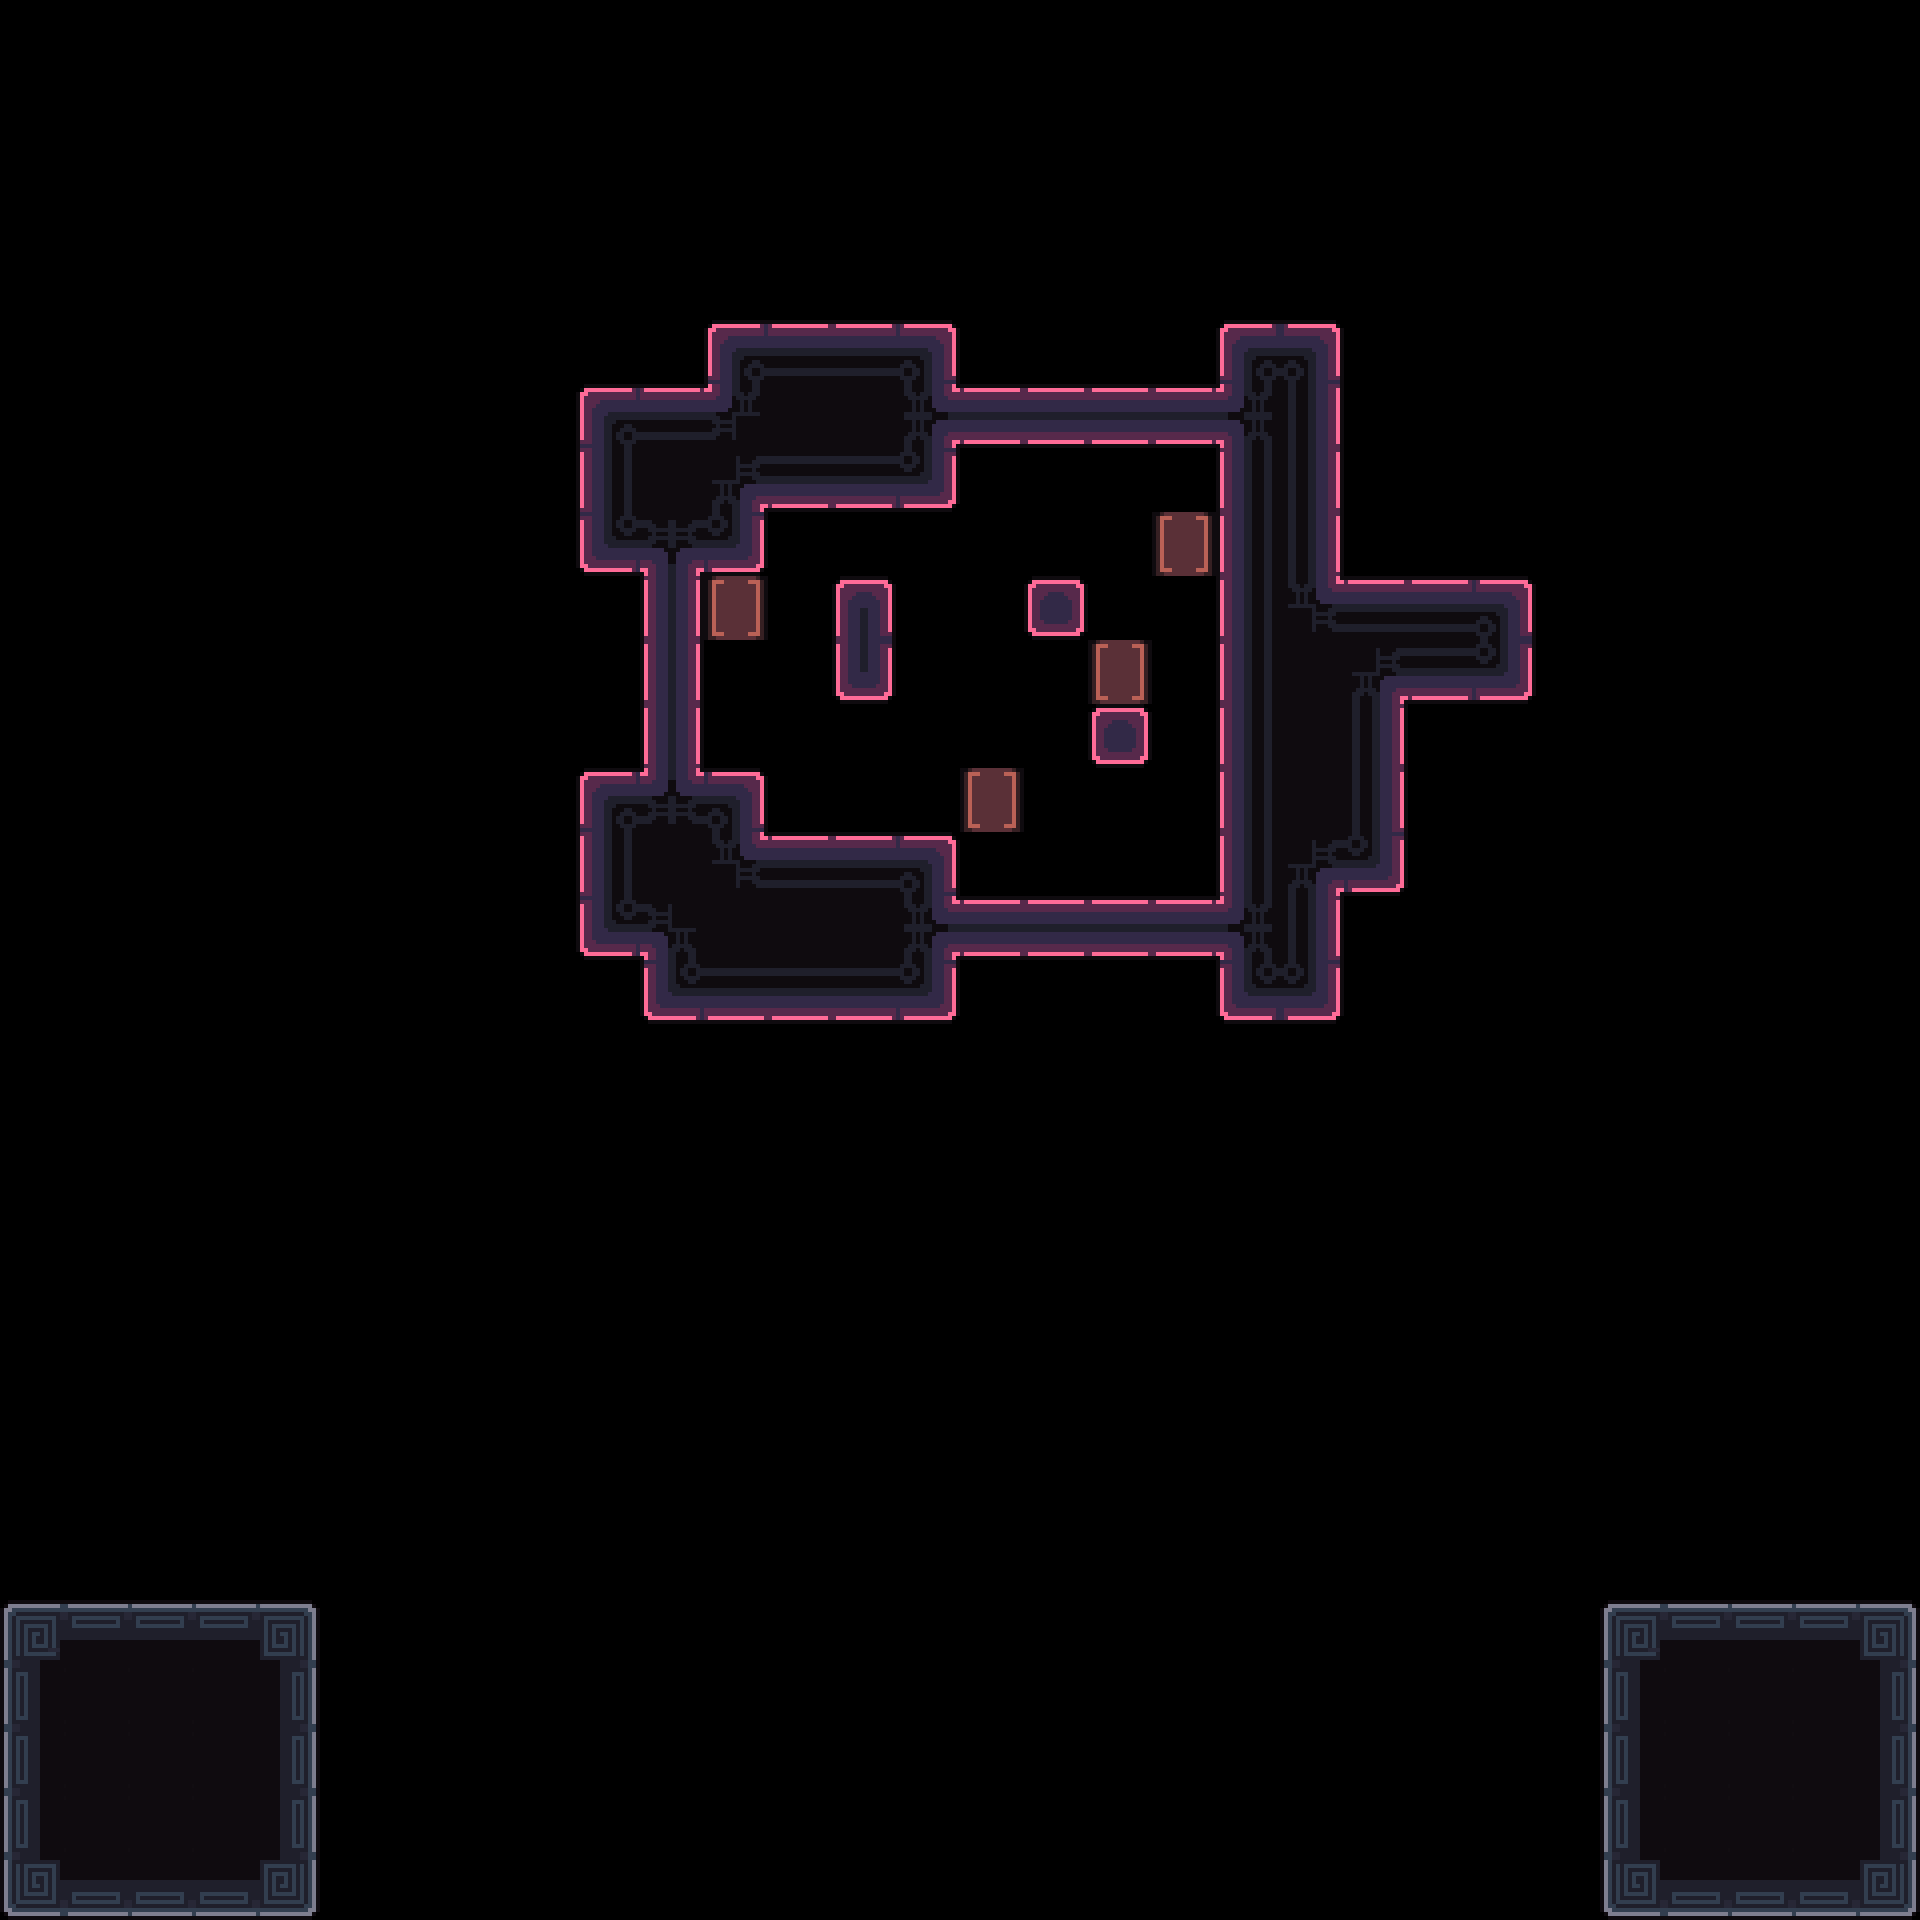

A level layout from a 2D game, rendered from its tile map. Below: a short description, then the map file with its tile-grid data intact:
An orthogonal 30x30 tile map with 64x64 px tiles, 3 tile layers (Decoration, Main, Exit) and 11 objects (4x Battery, 2x 1, Camera1, Camera2, Unactive, ...).

<map version="1.10" tiledversion="1.11.2" orientation="orthogonal" renderorder="right-down" width="30" height="30" tilewidth="64" tileheight="64" infinite="0" nextlayerid="7" nextobjectid="86">
 <tileset firstgid="1" source="../tilesets/tileset_d.tsx" />
 <objectgroup id="4" name="Triggers">
  <object id="23" name="Camera1" x="960" y="672">
   <point />
  </object>
  <object id="24" name="Camera2" x="704" y="480">
   <point />
  </object>
  <object id="29" name="Unactive" x="0" y="1600" width="320" height="320" />
  <object id="76" name="Win" x="0" y="64" width="1920" height="1216" />
  <object id="85" name="Data" type="1" x="0" y="0" width="63.6932" height="63.6932">
   <properties>
    <property name="bg" value="pink" />
    <property name="level_number" type="int" value="7" />
    <property name="level_unlock" value="6, 8" />
   </properties>
  </object>
 </objectgroup>
 <layer id="3" name="Decoration" width="30" height="30">
  <data encoding="csv">
0,0,0,0,0,0,0,0,0,0,0,0,0,0,0,0,0,0,0,0,0,0,0,0,0,0,0,0,0,0,
0,0,0,0,0,0,0,0,0,0,0,0,0,0,0,0,0,0,0,0,0,0,0,0,0,0,0,0,0,0,
0,0,0,0,0,0,0,0,0,0,0,0,0,0,0,0,0,0,0,0,0,0,0,0,0,0,0,0,0,0,
0,0,0,0,0,0,0,0,0,0,0,0,0,0,0,0,0,0,0,0,0,0,0,0,0,0,0,0,0,0,
0,0,0,0,0,0,0,0,0,0,0,0,0,0,0,0,0,0,0,0,0,0,0,0,0,0,0,0,0,0,
0,0,0,0,0,0,0,0,0,0,0,0,0,0,0,0,0,0,0,0,0,0,0,0,0,0,0,0,0,0,
0,0,0,0,0,0,0,0,0,0,0,0,0,0,0,0,0,0,0,0,0,0,0,0,0,0,0,0,0,0,
0,0,0,0,0,0,0,0,0,0,0,0,0,0,0,0,0,0,0,0,0,0,0,0,0,0,0,0,0,0,
0,0,0,0,0,0,0,0,0,0,0,0,0,0,0,0,0,0,77,0,0,0,0,0,0,0,0,0,0,0,
0,0,0,0,0,0,0,0,0,0,0,77,0,0,0,0,0,0,0,0,0,0,0,0,0,0,0,0,0,0,
0,0,0,0,0,0,0,0,0,0,0,0,0,0,0,0,0,77,0,0,0,0,0,0,0,0,0,0,0,0,
0,0,0,0,0,0,0,0,0,0,0,0,0,0,0,0,0,0,0,0,0,0,0,0,0,0,0,0,0,0,
0,0,0,0,0,0,0,0,0,0,0,0,0,0,0,77,0,0,0,0,0,0,0,0,0,0,0,0,0,0,
0,0,0,0,0,0,0,0,0,0,0,0,0,0,0,0,0,0,0,0,0,0,0,0,0,0,0,0,0,0,
0,0,0,0,0,0,0,0,0,0,0,0,0,0,0,0,0,0,0,0,0,0,0,0,0,0,0,0,0,0,
0,0,0,0,0,0,0,0,0,0,0,0,0,0,0,0,0,0,0,0,0,0,0,0,0,0,0,0,0,0,
0,0,0,0,0,0,0,0,0,0,0,0,0,0,0,0,0,0,0,0,0,0,0,0,0,0,0,0,0,0,
0,0,0,0,0,0,0,0,0,0,0,0,0,0,0,0,0,0,0,0,0,0,0,0,0,0,0,0,0,0,
0,0,0,0,0,0,0,0,0,0,0,0,0,0,0,0,0,0,0,0,0,0,0,0,0,0,0,0,0,0,
0,0,0,0,0,0,0,0,0,0,0,0,0,0,0,0,0,0,0,0,0,0,0,0,0,0,0,0,0,0,
0,0,0,0,0,0,0,0,0,0,0,0,0,0,0,0,0,0,0,0,0,0,0,0,0,0,0,0,0,0,
0,0,0,0,0,0,0,0,0,0,0,0,0,0,0,0,0,0,0,0,0,0,0,0,0,0,0,0,0,0,
0,0,0,0,0,0,0,0,0,0,0,0,0,0,0,0,0,0,0,0,0,0,0,0,0,0,0,0,0,0,
0,0,0,0,0,0,0,0,0,0,0,0,0,0,0,0,0,0,0,0,0,0,0,0,0,0,0,0,0,0,
0,0,0,0,0,0,0,0,0,0,0,0,0,0,0,0,0,0,0,0,0,0,0,0,0,0,0,0,0,0,
0,0,0,0,0,0,0,0,0,0,0,0,0,0,0,0,0,0,0,0,0,0,0,0,0,0,0,0,0,0,
0,0,0,0,0,0,0,0,0,0,0,0,0,0,0,0,0,0,0,0,0,0,0,0,0,0,0,0,0,0,
0,0,0,0,0,0,0,0,0,0,0,0,0,0,0,0,0,0,0,0,0,0,0,0,0,0,0,0,0,0,
0,0,0,0,0,0,0,0,0,0,0,0,0,0,0,0,0,0,0,0,0,0,0,0,0,0,0,0,0,0,
0,0,0,0,0,0,0,0,0,0,0,0,0,0,0,0,0,0,0,0,0,0,0,0,0,0,0,0,0,0
</data>
 </layer>
 <layer id="1" name="Main" width="30" height="30">
  <data encoding="csv">
0,0,0,0,0,0,0,0,0,0,0,0,0,0,0,0,0,0,0,0,0,0,0,0,0,0,0,0,0,0,
0,0,0,0,0,0,0,0,0,0,0,0,0,0,0,0,0,0,0,0,0,0,0,0,0,0,0,0,0,0,
0,0,0,0,0,0,0,0,0,0,0,0,0,0,0,0,0,0,0,0,0,0,0,0,0,0,0,0,0,0,
0,0,0,0,0,0,0,0,0,0,0,0,0,0,0,0,0,0,0,0,0,0,0,0,0,0,0,0,0,0,
0,0,0,0,0,0,0,0,0,0,0,0,0,0,0,0,0,0,0,0,0,0,0,0,0,0,0,0,0,0,
0,0,0,0,0,0,0,0,0,0,0,4,6,6,9,0,0,0,0,4,9,0,0,0,0,0,0,0,0,0,
0,0,0,0,0,0,0,0,0,4,6,7,26,26,1610612773,0,20,20,0,3758096421,27,0,0,0,0,0,0,0,0,0,
0,0,0,0,0,0,0,0,0,22,26,44,42,42,45,0,0,0,0,22,27,0,0,0,0,0,0,0,0,0,
0,0,0,0,0,0,0,0,0,40,37,45,0,0,0,0,0,0,0,0,0,0,0,0,0,0,0,0,0,0,
0,0,0,0,0,0,0,0,0,0,19,0,0,21,0,0,3,0,0,22,8,6,6,9,0,0,0,0,0,0,
0,0,0,0,0,0,0,0,0,0,19,0,0,39,0,0,0,0,0,22,26,44,42,45,0,0,0,0,0,0,
0,0,0,0,0,0,0,0,0,0,19,0,0,0,0,0,0,3,0,22,26,27,0,0,0,0,0,0,0,0,
0,0,0,0,0,0,0,0,0,4,1073741861,9,0,0,0,0,0,0,0,22,26,27,0,0,0,0,0,0,0,0,
0,0,0,0,0,0,0,0,0,22,26,8,6,6,9,0,0,0,0,22,44,45,0,0,0,0,0,0,0,0,
0,0,0,0,0,0,0,0,0,40,43,26,26,26,1610612773,0,20,20,0,3758096421,27,0,0,0,0,0,0,0,0,0,
0,0,0,0,0,0,0,0,0,0,40,42,42,42,45,0,0,0,0,40,45,0,0,0,0,0,0,0,0,0,
0,0,0,0,0,0,0,0,0,0,0,0,0,0,0,0,0,0,0,0,0,0,0,0,0,0,0,0,0,0,
0,0,0,0,0,0,0,0,0,0,0,0,0,0,0,0,0,0,0,0,0,0,0,0,0,0,0,0,0,0,
0,0,0,0,0,0,0,0,0,0,0,0,0,0,0,0,0,0,0,0,0,0,0,0,0,0,0,0,0,0,
0,0,0,0,0,0,0,0,0,0,0,0,0,0,0,0,0,0,0,0,0,0,0,0,0,0,0,0,0,0,
0,0,0,0,0,0,0,0,0,0,0,0,0,0,0,0,0,0,0,0,0,0,0,0,0,0,0,0,0,0,
0,0,0,0,0,0,0,0,0,0,0,0,0,0,0,0,0,0,0,0,0,0,0,0,0,0,0,0,0,0,
0,0,0,0,0,0,0,0,0,0,0,0,0,0,0,0,0,0,0,0,0,0,0,0,0,0,0,0,0,0,
0,0,0,0,0,0,0,0,0,0,0,0,0,0,0,0,0,0,0,0,0,0,0,0,0,0,0,0,0,0,
0,0,0,0,0,0,0,0,0,0,0,0,0,0,0,0,0,0,0,0,0,0,0,0,0,0,0,0,0,0,
10,12,12,12,15,0,0,0,0,0,0,0,0,0,0,0,0,0,0,0,0,0,0,0,0,10,12,12,12,15,
28,32,32,32,33,0,0,0,0,0,0,0,0,0,0,0,0,0,0,0,0,0,0,0,0,28,32,32,32,33,
28,32,32,32,33,0,0,0,0,0,0,0,0,0,0,0,0,0,0,0,0,0,0,0,0,28,32,32,32,33,
28,32,32,32,33,0,0,0,0,0,0,0,0,0,0,0,0,0,0,0,0,0,0,0,0,28,32,32,32,33,
46,48,48,48,51,0,0,0,0,0,0,0,0,0,0,0,0,0,0,0,0,0,0,0,0,46,48,48,48,51
</data>
 </layer>
 <layer id="6" name="Exit" width="30" height="30">
  <data encoding="csv">
0,0,0,0,0,0,0,0,0,0,0,0,0,0,0,0,0,0,0,0,0,0,0,0,0,0,0,0,0,0,
0,0,0,0,0,0,0,0,0,0,0,0,0,0,0,0,0,0,0,0,0,0,0,0,0,0,0,0,0,0,
0,0,0,0,0,0,0,0,0,0,0,0,0,0,0,0,0,0,0,0,0,0,0,0,0,0,0,0,0,0,
0,0,0,0,0,0,0,0,0,0,0,0,0,0,0,0,0,0,0,0,0,0,0,0,0,0,0,0,0,0,
0,0,0,0,0,0,0,0,0,0,0,0,0,0,0,0,0,0,0,0,0,0,0,0,0,0,0,0,0,0,
0,0,0,0,0,0,0,0,0,0,0,0,0,0,0,0,0,0,0,0,0,0,0,0,0,0,0,0,0,0,
0,0,0,0,0,0,0,0,0,0,0,0,0,0,0,20,0,0,20,0,0,0,0,0,0,0,0,0,0,0,
0,0,0,0,0,0,0,0,0,0,0,0,0,0,0,0,0,0,0,0,0,0,0,0,0,0,0,0,0,0,
0,0,0,0,0,0,0,0,0,0,0,0,0,0,0,0,0,0,0,22,27,0,0,0,0,0,0,0,0,0,
0,0,0,0,0,0,0,0,0,0,0,0,0,0,0,0,0,0,0,0,0,0,0,0,0,0,0,0,0,0,
0,0,0,0,0,0,0,0,0,0,0,0,0,0,0,0,0,0,0,0,0,0,0,0,0,0,0,0,0,0,
0,0,0,0,0,0,0,0,0,0,0,0,0,0,0,0,0,0,0,0,0,0,0,0,0,0,0,0,0,0,
0,0,0,0,0,0,0,0,0,0,0,0,0,0,0,0,0,0,0,0,0,0,0,0,0,0,0,0,0,0,
0,0,0,0,0,0,0,0,0,0,0,0,0,0,0,0,0,0,0,0,0,0,0,0,0,0,0,0,0,0,
0,0,0,0,0,0,0,0,0,0,0,0,0,0,0,20,0,0,20,0,0,0,0,0,0,0,0,0,0,0,
0,0,0,0,0,0,0,0,0,0,0,0,0,0,0,0,0,0,0,0,0,0,0,0,0,0,0,0,0,0,
0,0,0,0,0,0,0,0,0,0,0,0,0,0,0,0,0,0,0,0,0,0,0,0,0,0,0,0,0,0,
0,0,0,0,0,0,0,0,0,0,0,0,0,0,0,0,0,0,0,0,0,0,0,0,0,0,0,0,0,0,
0,0,0,0,0,0,0,0,0,0,0,0,0,0,0,0,0,0,0,0,0,0,0,0,0,0,0,0,0,0,
0,0,0,0,0,0,0,0,0,0,0,0,0,0,0,0,0,0,0,0,0,0,0,0,0,0,0,0,0,0,
0,0,0,0,0,0,0,0,0,0,0,0,0,0,0,0,0,0,0,0,0,0,0,0,0,0,0,0,0,0,
0,0,0,0,0,0,0,0,0,0,0,0,0,0,0,0,0,0,0,0,0,0,0,0,0,0,0,0,0,0,
0,0,0,0,0,0,0,0,0,0,0,0,0,0,0,0,0,0,0,0,0,0,0,0,0,0,0,0,0,0,
0,0,0,0,0,0,0,0,0,0,0,0,0,0,0,0,0,0,0,0,0,0,0,0,0,0,0,0,0,0,
0,0,0,0,0,0,0,0,0,0,0,0,0,0,0,0,0,0,0,0,0,0,0,0,0,0,0,0,0,0,
0,0,0,0,0,0,0,0,0,0,0,0,0,0,0,0,0,0,0,0,0,0,0,0,0,0,0,0,0,0,
0,0,0,0,0,0,0,0,0,0,0,0,0,0,0,0,0,0,0,0,0,0,0,0,0,0,0,0,0,0,
0,0,0,0,0,0,0,0,0,0,0,0,0,0,0,0,0,0,0,0,0,0,0,0,0,0,0,0,0,0,
0,0,0,0,0,0,0,0,0,0,0,0,0,0,0,0,0,0,0,0,0,0,0,0,0,0,0,0,0,0,
0,0,0,0,0,0,0,0,0,0,0,0,0,0,0,0,0,0,0,0,0,0,0,0,0,0,0,0,0,0
</data>
 </layer>
 <objectgroup id="2" name="Entities">
  <object id="70" name="Player0" type="1" x="960" y="704" width="63.6932" height="63.6932" />
  <object id="71" name="Battery" x="960" y="768" width="62.4743" height="62.4743" />
  <object id="72" name="Battery" x="1152" y="512" width="62.4743" height="62.4743" />
  <object id="79" name="Battery" x="1088" y="640" width="62.4743" height="62.4743" />
  <object id="73" name="Battery" x="704" y="576" width="62.4743" height="62.4743" />
  <object id="81" name="Tablet" x="1408" y="512" width="63.5" height="63.5">
   <properties>
    <property name="number" type="int" value="1" />
   </properties>
  </object>
 </objectgroup>
</map>
